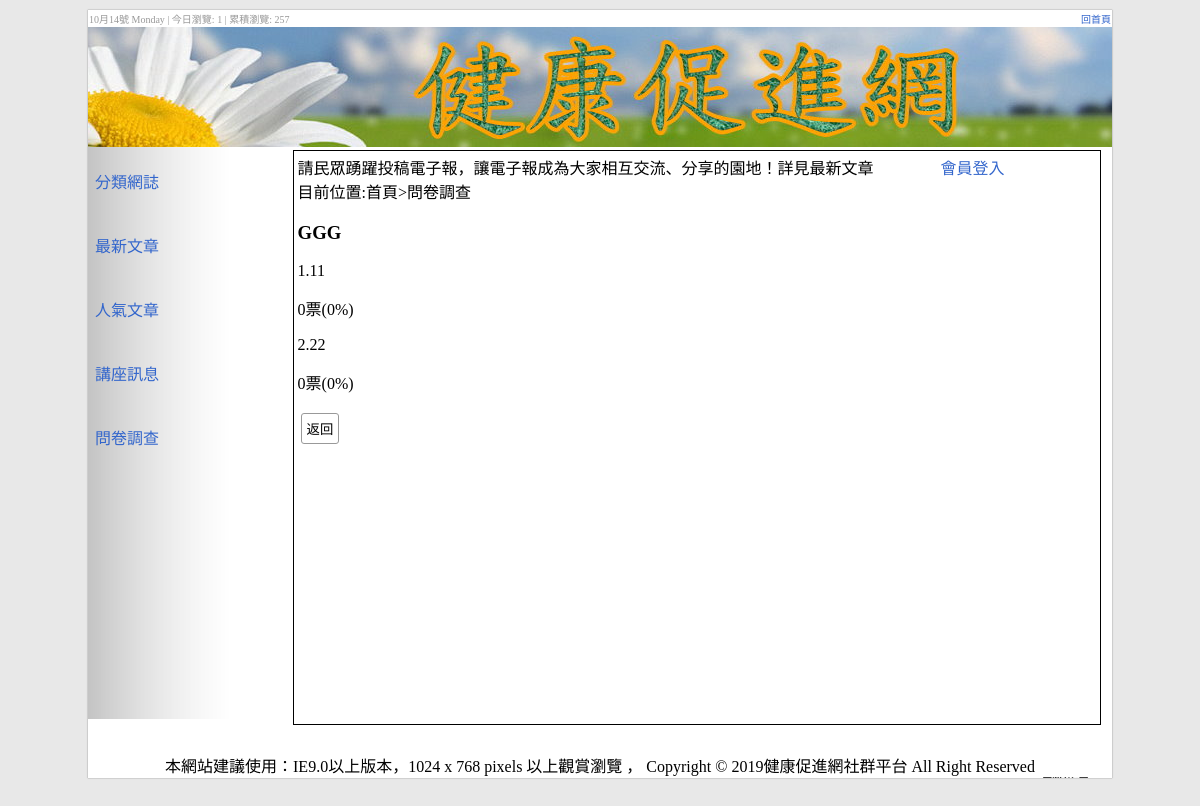
The app's page /?do=que&show=24&title=GGG&total=0 with its own data.
### tables this page shows
CREATE TABLE `q2t13_vote` (
  `id` int(10) UNSIGNED NOT NULL,
  `text` text NOT NULL,
  `parent` int(11) NOT NULL,
  `num` int(11) NOT NULL DEFAULT '0'
);

### que.php (the view, shortened to what this page needs)
目前位置:首頁>問卷調查<br>
<?php
$sw = 0;
if (!empty($_GET['show'])) $sw = 2;
switch ($sw) {
    ?>
  <?php
case '2':
  ?>
  <h3><?= $_GET['title'] ?></h3>
  <?php
  $re = select("q2t13_vote", "parent=" . $_GET['show']);
  $i = 1;
  foreach ($re as $ro) {
    $pse = ($_GET['total'] == 0) ? 0 : $ro['num'] / $_GET['total'] * 100;
    ?>
    <p><?= $i ?>.<?= $ro['text'] ?> <div style="width:<?= $pse ?>px;height:1em;background-color:black;display:inline-block"></div><?= $ro['num'] ?>票(<?= $pse ?>%)</p>
    <?php
    $i++;
  }
  ?>
  <input type="button" value="返回" onclick="window.history.back()">
  <?php
  break;
  ?>
  <?php
}
?>

### home_files/css.css (style rules this page uses)
body { background:#E8E8E8; padding:0px; margin:0px; font-family:"微軟正黑體"; }
input,button,.button,select,textarea { font-family:"微軟正黑體"; border:#999 1px solid; border-radius:3px; background:#FFF; padding:5px; margin:3px; text-decoration:none; cursor:pointer; }

### records on screen
q2t13_vote: text "11", num "0", pse "0"
q2t13_vote: text "22", num "0", pse "0"

### other values on screen
$t3visit "1"
$t3all "257"
$_GET['title'] "GGG"
